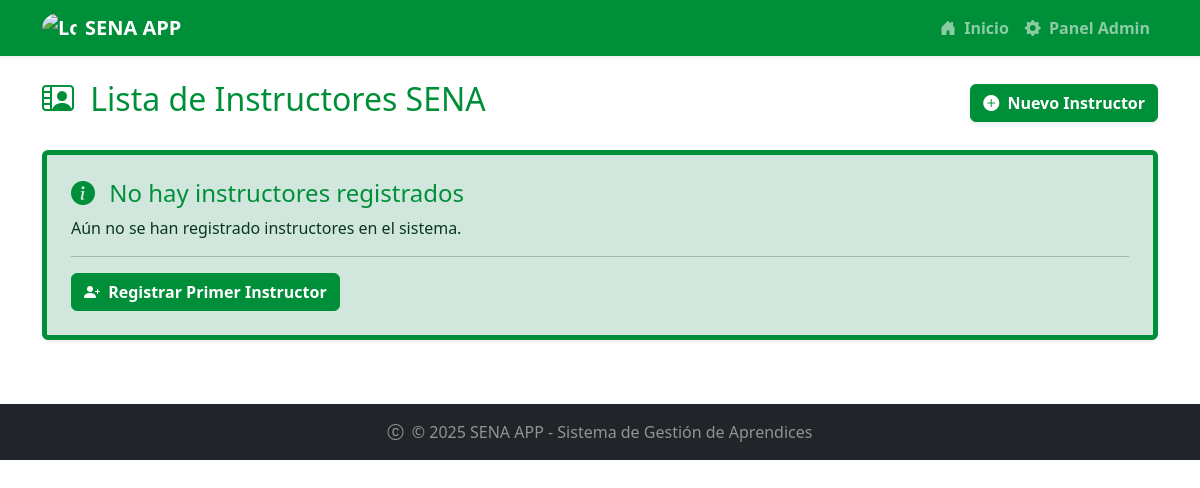
Before: /instructores/ with the older database file.
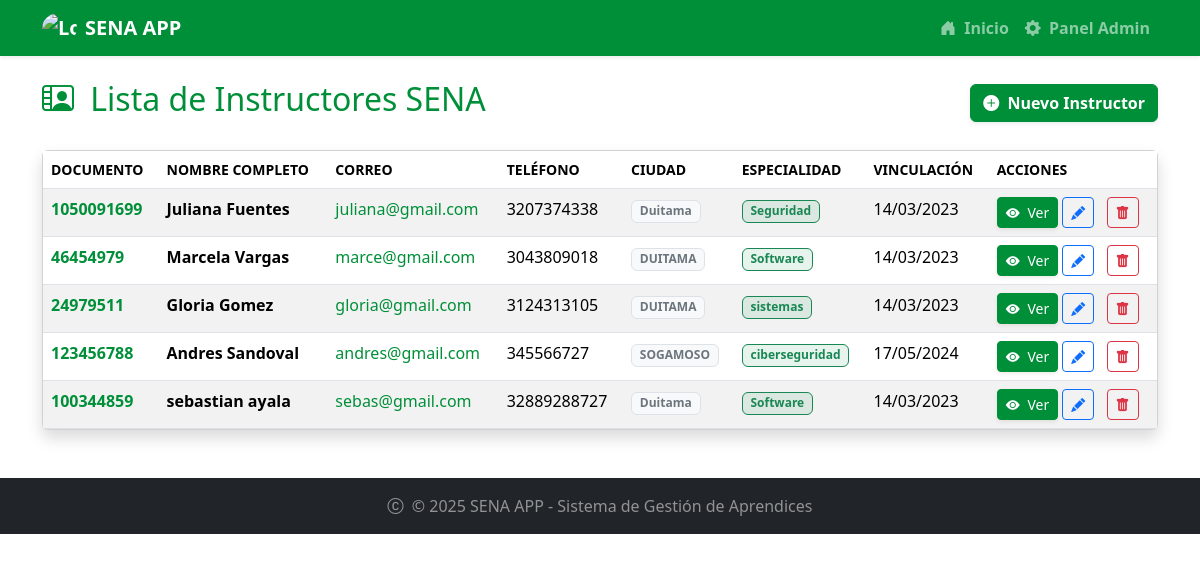
After: the same page with the newer database file.
### instructores/models.py (models this page shows, shortened)
class Instructor(models.Model):
    TIPO_DOCUMENTO_CHOICES = [
        ('CC', 'Cédula de Ciudadanía'),
        ('CE', 'Cédula de Extranjería'),
        ('TI', 'Tarjeta de Identidad'),
        ('PAS', 'Pasaporte'),
    ]
    NIVEL_EDUCACION_CHOICES = [
        ('TEC', 'Técnico'),
        ('TEG', 'Tecnólogo'),
        ('PRE','Pregrado'),
        ('ESP','Especialización'),
        ('MAE','Maestría'),
        ('DOC','Doctorado'),
    ]
    tipo_documento = models.CharField(max_length=3,choices= TIPO_DOCUMENTO_CHOICES, default='CC')
    documento_id = models.CharField(max_length=20, unique=True)
    nombre = models.CharField(max_length=100)
    apellido = models.CharField(max_length=100)
    telefono = models.CharField(max_length=20, null=True)
    correo = models.EmailField(null=True)
    fecha_nacimiento = models.DateField()
    ciudad = models.CharField(max_length=100, null=True)
    direccion = models.TextField(null=True)
    nivel_educativo = models.CharField(max_length=3, choices=NIVEL_EDUCACION_CHOICES, default='MAE')
    especialidad = models.CharField(max_length=100)
    anos_experiencia = models.PositiveIntegerField()
    activo = models.BooleanField(default=True)
    fecha_vinculacion = models.DateField()
    fecha_registro = models.DateField(auto_now_add=True)

### instructores/views.py (the view)
# urls.py: path('', views.lista_instructores, name='lista_instructores'),
def lista_instructores(request):
    lista_instructores = Instructor.objects.all()
    template = loader.get_template('lista_instructores.html')
    context = {
        'lista_instructores': lista_instructores,
    }
    return HttpResponse(template.render(context, request))

### instructores/Templates/lista_instructores.html (shortened to what the changed rows need)
{% extends "master.html" %}
{% block content %}
<div class="row">
    <div class="col-12">
        <div class="d-flex justify-content-between align-items-center mb-4">
            <h2 class="text-sena"><i class="bi bi-person-video2 me-2"></i> Lista de Instructores SENA</h2>
        </div>
    </div>
</div>
{% if lista_instructores %}
<div class="row">
    <div class="col-12">
        <div class="card shadow">
            <div class="card-body p-0">
                <div class="table-responsive">
                    <table class="table table-striped table-hover mb-0">
                        <thead class="bg-sena text-white">
                            <tr class="text-uppercase small">
                                <th scope="col">Documento</th>
                                <th scope="col">Nombre Completo</th>
                                <th scope="col">Correo</th>
                                <th scope="col">Teléfono</th>
                                <th scope="col">Ciudad</th>
                                <th scope="col">Especialidad</th>
                                <th scope="col">Vinculación</th>
                                <th scope="col">Acciones</th>
                            </tr>
                        </thead>
                        <tbody>
                            {% for instructor in lista_instructores %}
                            <tr>
                                <td>
                                    <a href="{% url 'instructores:detalle_instructor' instructor.id %}" class="text-sena fw-bold text-decoration-none">{{ instructor.documento_id }}</a>
                                </td>
                                <td class="fw-semibold">{{ instructor.nombre }} {{ instructor.apellido }}</td>
                                <td>
                                    <a href="mailto:{{ instructor.correo }}" class="text-decoration-none text-sena">{{ instructor.correo }}</a>
                                </td>
                                <td>{{ instructor.telefono|default_if_none:"N/A" }}</td>
                                <td><span class="badge bg-light text-secondary border">{{ instructor.ciudad }}</span></td>
                                <td>
                                    <span class="badge bg-success bg-opacity-10 text-success fw-semibold border border-success">{{ instructor.especialidad }}</span>
                                </td>
                                <td>{{ instructor.fecha_vinculacion|date:"d/m/Y" }}</td>
                                <td>
                                    <a href="{% url 'instructores:detalle_instructor' instructor.id %}" class="btn btn-sm btn-sena text-white shadow-sm">
                                        <i class="bi bi-eye-fill me-1"></i> Ver
                                    </a>
                                    <a href="{% url 'instructores:editar_instructor' instructor.id %}"
                                       class="btn btn-sm btn-outline-primary me-2"
                                       title="Editar instructor"
                                       data-bs-toggle="tooltip">
                                        <i class="bi bi-pencil-fill"></i>
                                    </a>
                                    <a href="{% url 'instructores:eliminar_instructor' instructor.id %}"
                                       class="btn btn-sm btn-outline-danger"
                                       title="Eliminar instructor"
                                       data-bs-toggle="tooltip">
                                        <i class="bi bi-trash-fill"></i>
                                    </a>
                                </td>
                            </tr>
                            {% endfor %}
                        </tbody>
                    </table>
                </div>
            </div>
        </div>
    </div>
</div>
{% else %}
<div class="row">
    <div class="col-12">
        <div class="alert alert-success border-start border-5 border-sena shadow-sm p-4" role="alert">
            <h4 class="alert-heading text-sena"><i class="bi bi-info-circle-fill me-2"></i> No hay instructores registrados</h4>
            <p>Aún no se han registrado instructores en el sistema.</p>
            <hr>
            <p class="mb-0">
                <a href="{% url 'admin:instructores_instructor_add' %}" class="btn btn-sena fw-bold">
                    <i class="bi bi-person-plus-fill me-1"></i> Registrar Primer Instructor
                </a>
            </p>
        </div>
    </div>
</div>
{% endif %}
{% endblock %}

Changed rows visible on the page:
added Instructor: documento_id "1050091699", nombre "Juliana", apellido "Fuentes", correo "juliana@gmail.com", telefono "3207374338", ciudad "Duitama", especialidad "Seguridad", fecha_vinculacion "14/03/2023"
added Instructor: documento_id "46454979", nombre "Marcela", apellido "Vargas", correo "marce@gmail.com", telefono "3043809018", ciudad "DUITAMA", especialidad "Software", fecha_vinculacion "14/03/2023"
added Instructor: documento_id "24979511", nombre "Gloria", apellido "Gomez", correo "gloria@gmail.com", telefono "3124313105", ciudad "DUITAMA", especialidad "sistemas", fecha_vinculacion "14/03/2023"
added Instructor: documento_id "123456788", nombre "Andres", apellido "Sandoval", correo "andres@gmail.com", telefono "345566727", ciudad "SOGAMOSO", especialidad "ciberseguridad", fecha_vinculacion "17/05/2024"
added Instructor: documento_id "100344859", nombre "sebastian", apellido "ayala", correo "sebas@gmail.com", telefono "32889288727", ciudad "Duitama", especialidad "Software", fecha_vinculacion "14/03/2023"
Other visible differences:
text no longer shown: "No hay instructores registrados Aún no se han registrado instructores en el sistema. Registrar Primer Instructor"
text now shown: "DOCUMENTO NOMBRE COMPLETO CORREO TELÉFONO CIUDAD ESPECIALIDAD VINCULACIÓN ACCIONES"
